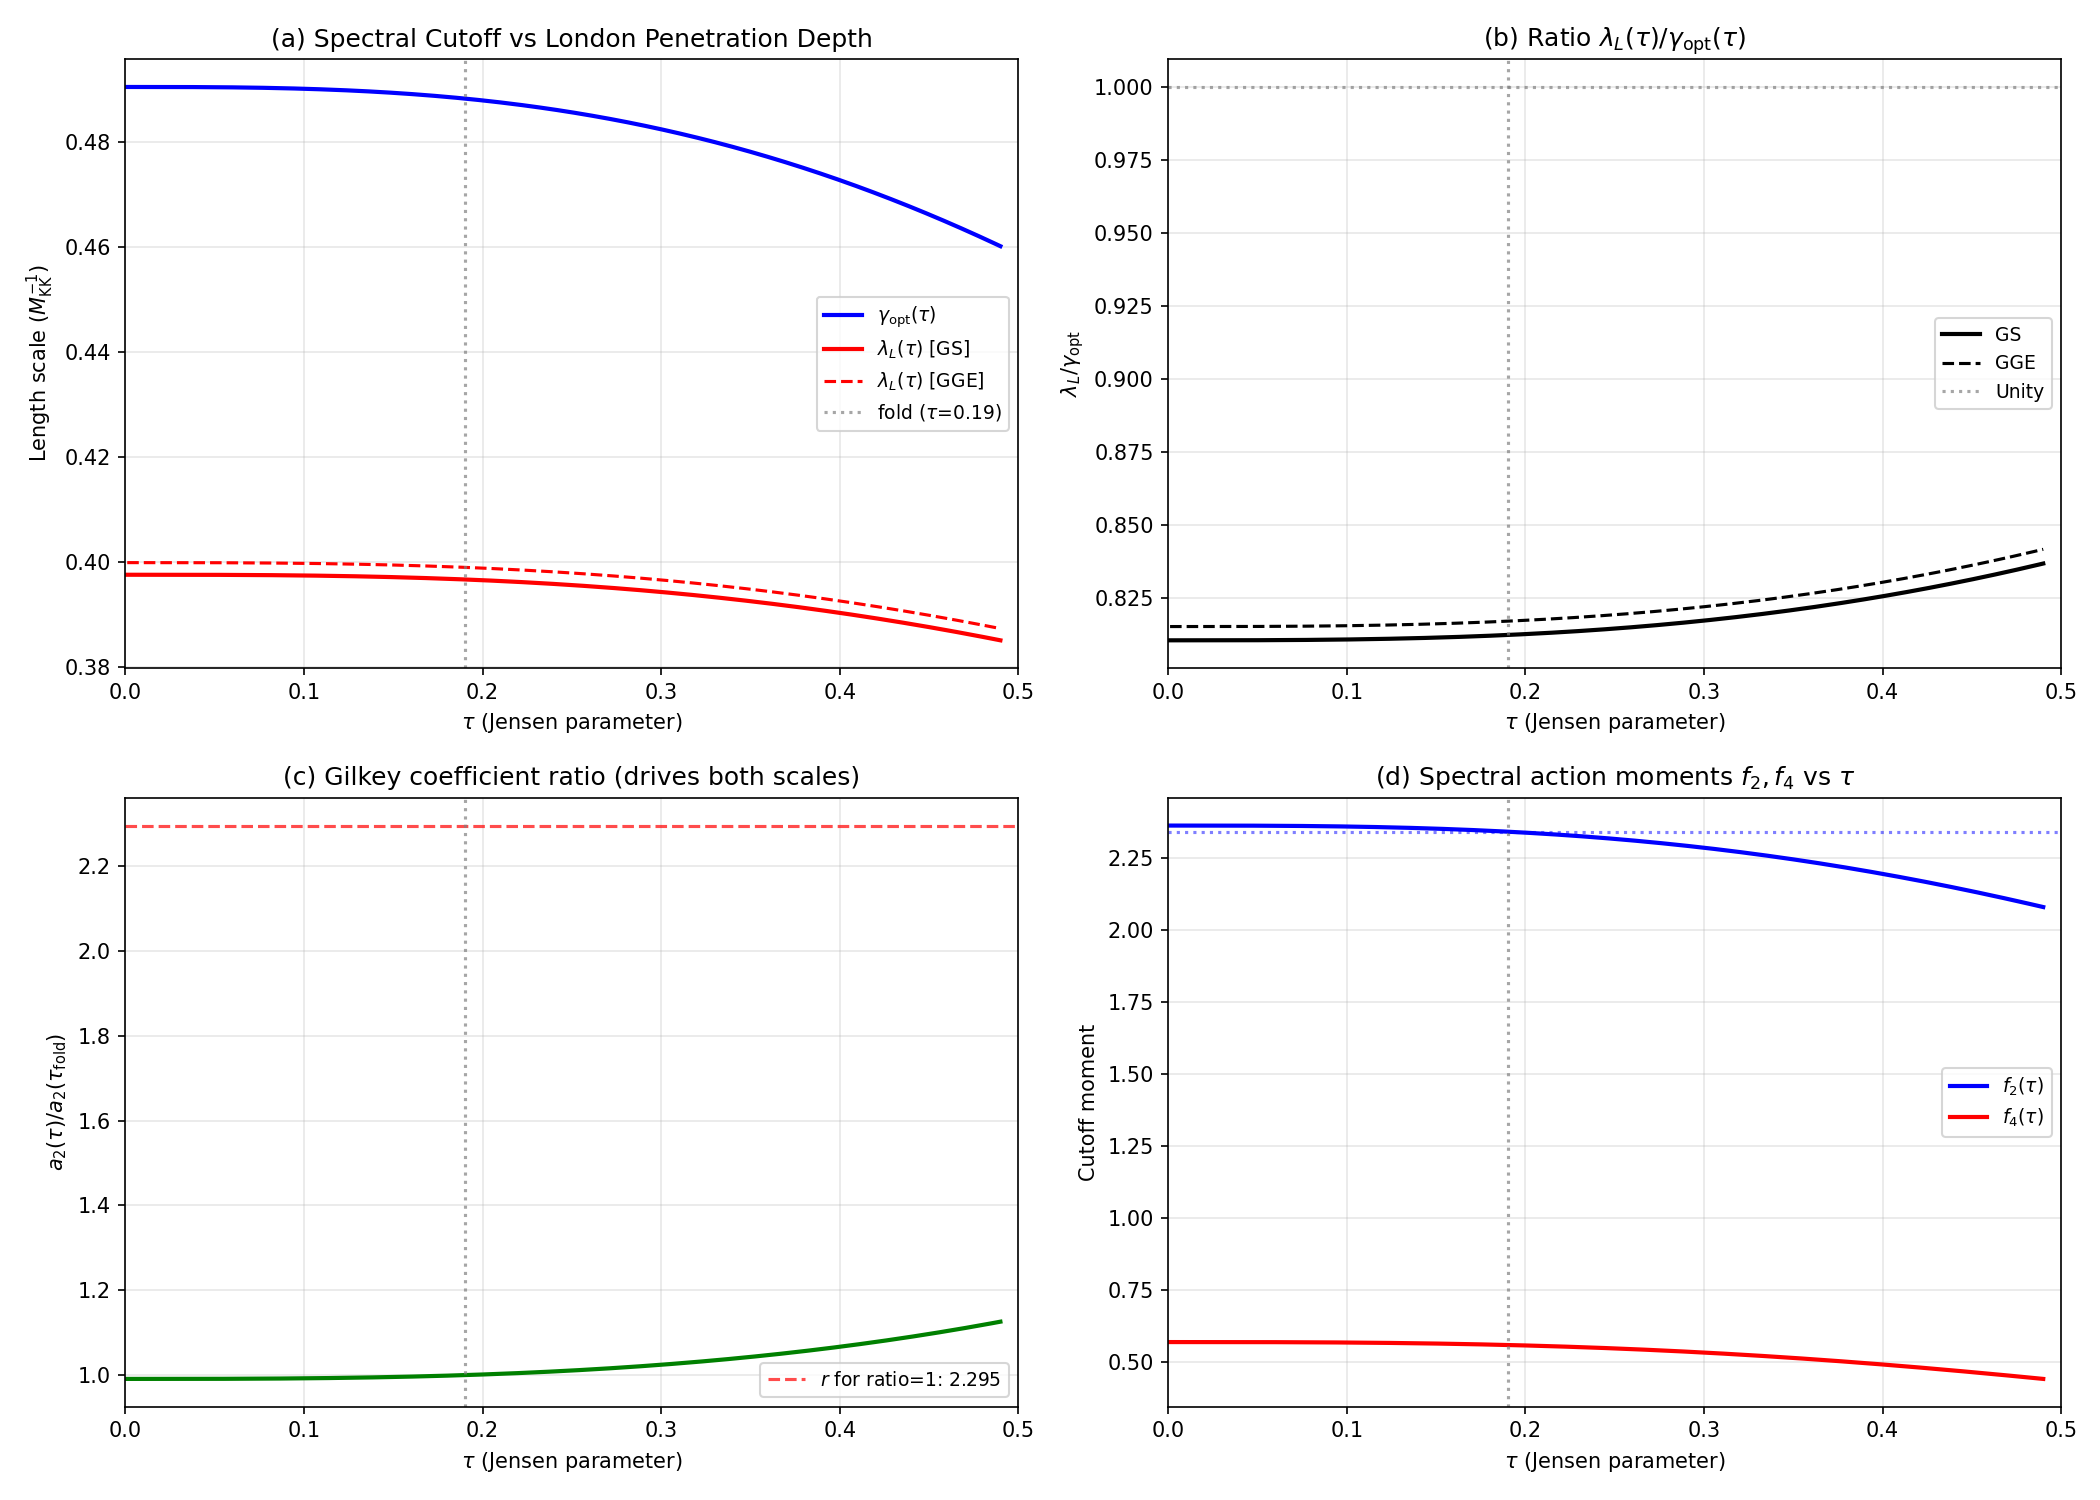

The Python source for this figure:
#!/usr/bin/env python3
"""
s63_cutoff_meissner.py — Meissner Length vs Spectral Action Cutoff
==================================================================
Gate: CUTOFF-MEISSNER-63
Session: S63, Wave 5, Entry W5-09

PHYSICS:
  Two length scales emerge from the phonon-exflation framework on Jensen-deformed SU(3):

  1. lambda_L(tau) — London penetration depth from the superfluid (Meissner) sector.
     Defined via D_s(tau) = 1/lambda_L(tau)^2, where D_s is the superfluid stiffness
     (Josephson pair transfer).

  2. gamma_opt(tau) — Optimal cutoff parameter for the Gaussian spectral action.
     Determined by the constraint f_2(gamma) = f_2_target(tau), where f_2_target
     encodes the gravity/gauge hierarchy through the Gilkey coefficients a_0(tau),
     a_2(tau), a_4(tau).

  The question: is there a physical reason these two scales should be related?
  At the fold (tau=0.19):
    lambda_L = 0.3989 M_KK^{-1}
    gamma_opt = 0.4882 (dimensionless in M_KK units)
    Ratio = 0.817 (23% discrepancy)

  This computation tracks both as functions of tau along the Jensen curve
  to determine whether the ratio is constant, converges, or crosses unity.

APPROACH:
  (A) gamma_opt(tau): For the Gaussian cutoff f(u) = A*exp(-u/gamma^2):
      - f_0 = A = 9.817 (from alpha_GUT = 1/25)
      - f_2 = A * gamma^2 => gamma = sqrt(f_2/A)
      - f_2_target comes from the gravity constraint:
        M_Pl^2 = (4*f_2*Lambda^2)/pi^2 * normalization
      - The tau-dependence enters through the Gilkey coefficient a_2(tau)/a_0(tau)
        which controls how the spectral action distributes between gravity and gauge.
      - Specifically: f_2_target(tau) = f_2_fold * [a_2(fold)*a_0(tau)] / [a_0(fold)*a_2(tau)]
        (maintaining constant M_Pl at fixed Lambda=M_KK)

  (B) lambda_L(tau): The superfluid stiffness D_s = 2*E_J*S_+, where:
      - E_J(tau) scales with the BCS gap and Josephson coupling
      - The BCS parameters depend on the Dirac eigenvalue spacing, which changes with tau
      - For the single-pair system, D_s(tau) = D_s(fold) * [E_J(tau)/E_J(fold)] * [S_+(tau)/S_+(fold)]
      - The key tau-dependence comes from Jensen scaling of the coupling constants

Inputs:
  - computations/session-62/s62_cutoff_london.npz (Gaussian gamma_opt at fold)
  - computations/session-62/s62_meissner_gge.npz (lambda_L at fold, GGE state)
  - computations/session-61/s61_heat_kernel_a2.npz (a_2(tau) across transit)
  - computations/session-61/s61_heat_kernel_a4.npz (a_4(tau) and a_2(tau) arrays)
  - computations/session-61/s61_superfluid_weight.npz (D_s at fold)
  - canonical_constants.py

Output: computations/session-63/s63_cutoff_meissner.npz

Gate: INFO with lambda_L(tau)/gamma_opt(tau) ratio profile and diagnostic assessment.

Author: quantum-acoustics-theorist (Session 63, Wave 5)
Date: 2026-03-30
"""

import os
import sys
import time
import numpy as np
from scipy.interpolate import interp1d

import matplotlib
matplotlib.use('Agg')
import matplotlib.pyplot as plt

t0 = time.time()

SCRIPT_DIR = os.path.dirname(os.path.abspath(__file__))
sys.path.insert(0, SCRIPT_DIR)

from canonical_constants import (
    PI, tau_fold, M_KK, M_Pl_reduced,
    a0_fold, a2_fold, a4_fold,
    Vol_SU3_Haar, J_C2, J_su2, J_u1,
    E_cond, Delta_0_GL, xi_GL, xi_BCS,
    N_dof_BCS, N_cells, c_Gold,
    S_fold, Z_fold, dS_fold, d2S_fold,
)

np.set_printoptions(precision=10, linewidth=140, suppress=True)

print("=" * 78)
print("CUTOFF-MEISSNER-63: Meissner Length vs Spectral Action Cutoff")
print("=" * 78)

# ===========================================================================
# STEP 1: Load all upstream data
# ===========================================================================
print("\n--- Step 1: Load upstream data ---")

# S62 cutoff (Gaussian parameters at fold)
cutoff_data = np.load(os.path.join(SCRIPT_DIR, 's62_cutoff_london.npz'), allow_pickle=True)
gamma_opt_fold = float(cutoff_data['Gaussian_gamma_opt'])  # 0.4882
f0_gauge = float(cutoff_data['Gaussian_f0'])               # 9.817
f2_fold = float(cutoff_data['Gaussian_f2'])                 # 2.34
f4_fold = float(cutoff_data['Gaussian_f4'])                 # 0.5577
a0_gilkey_fold = float(cutoff_data['a0_gilkey'])            # 0.866
a2_gilkey_fold = float(cutoff_data['a2_gilkey_fold'])       # 0.7282
a4_gilkey_fold = float(cutoff_data['a4_gilkey_fold'])       # 0.3015

print(f"  gamma_opt(fold) = {gamma_opt_fold:.6f}")
print(f"  f_0 = {f0_gauge:.6f}")
print(f"  f_2(fold) = {f2_fold:.6f}")
print(f"  f_4(fold) = {f4_fold:.6f}")

# S62 Meissner GGE (lambda_L at fold)
meissner_data = np.load(os.path.join(SCRIPT_DIR, 's62_meissner_gge.npz'), allow_pickle=True)
lambda_L_GGE = float(meissner_data['lambda_L_GGE'])       # 0.3989
lambda_L_fold = float(meissner_data['lambda_L_fold'])       # 0.3966
D_s_GGE = float(meissner_data['D_s_GGE'])                  # 6.2831
D_s_fold_val = float(meissner_data['D_s_fold'])             # 6.3563
kappa_GGE = float(meissner_data['kappa_GGE'])               # 0.4086
xi_GL_GGE = float(meissner_data['xi_GL_GGE'])               # 0.9763
m_M_fold = float(meissner_data['m_M_fold'])                 # 2.5212

print(f"  lambda_L(GGE) = {lambda_L_GGE:.6f} M_KK^{{-1}}")
print(f"  lambda_L(fold) = {lambda_L_fold:.6f} M_KK^{{-1}}")
print(f"  D_s(fold) = {D_s_fold_val:.6f} M_KK^2")
print(f"  D_s(GGE) = {D_s_GGE:.6f} M_KK^2")
print(f"  kappa(GGE) = {kappa_GGE:.6f}")
print(f"  xi_GL(GGE) = {xi_GL_GGE:.6f} M_KK^{{-1}}")

# Superfluid weight (additional data)
sw_data = np.load(os.path.join(SCRIPT_DIR, 's61_superfluid_weight.npz'), allow_pickle=True)
E_J_fold = float(sw_data['E_J_fold'])                      # 3.397
S_plus_1 = float(sw_data['S_plus_1'])                       # 0.936

print(f"  E_J(fold) = {E_J_fold:.6f}")
print(f"  S_+(1) = {S_plus_1:.6f}")

# Heat kernel a_2(tau) data
hk2_data = np.load(os.path.join(SCRIPT_DIR, 's61_heat_kernel_a2.npz'), allow_pickle=True)
tau_a2 = hk2_data['tau_arr']               # 100 points, [0, 0.5]
a2_SD_arr = hk2_data['a2_SD_arr']          # Seeley-DeWitt a_2(tau), normalized
R_arr_a2 = hk2_data['R_arr']              # Ricci scalar R(tau)

# Heat kernel a_4(tau) data
hk4_data = np.load(os.path.join(SCRIPT_DIR, 's61_heat_kernel_a4.npz'), allow_pickle=True)
tau_a4 = hk4_data['tau_arr']               # 101 points, [0, 0.5]
a2_gilkey_arr = hk4_data['a2_gilkey_arr']  # Gilkey a_2(tau)
a4_gilkey_arr = hk4_data['a4_gilkey_arr']  # Gilkey a_4(tau)
ratio_gilkey_arr = hk4_data['ratio_gilkey_arr']  # a_4/a_2 ratio
R_arr_a4 = hk4_data['R_arr']              # R(tau) from a4 file

print(f"\n  tau range (a2): [{tau_a2[0]:.4f}, {tau_a2[-1]:.4f}], N={len(tau_a2)}")
print(f"  tau range (a4): [{tau_a4[0]:.4f}, {tau_a4[-1]:.4f}], N={len(tau_a4)}")

# Verify fold values match
a2_at_fold = np.interp(tau_fold, tau_a4, a2_gilkey_arr)
a4_at_fold = np.interp(tau_fold, tau_a4, a4_gilkey_arr)
print(f"\n  Cross-check at tau_fold = {tau_fold}:")
print(f"    a2(interp) = {a2_at_fold:.8f}, a2(stored) = {a2_gilkey_fold:.8f}, diff = {abs(a2_at_fold - a2_gilkey_fold)/a2_gilkey_fold*100:.4f}%")
print(f"    a4(interp) = {a4_at_fold:.8f}, a4(stored) = {a4_gilkey_fold:.8f}, diff = {abs(a4_at_fold - a4_gilkey_fold)/a4_gilkey_fold*100:.4f}%")

# ===========================================================================
# STEP 2: Compute gamma_opt(tau) — Spectral action cutoff vs tau
# ===========================================================================
print("\n" + "=" * 78)
print("Step 2: gamma_opt(tau) — Spectral action cutoff along Jensen curve")
print("=" * 78)

# For the Gaussian cutoff family:
#   f(u) = A * exp(-u/gamma^2)
#   f_0 = A = 9.817 (gauge coupling constraint, alpha_GUT = 1/25)
#   f_2 = A * gamma^2  =>  gamma = sqrt(f_2 / A)
#   f_4 = A * gamma^4  =  f_2^2 / A
#
# The gravity constraint relates f_2 to the geometry:
#   M_Pl^2 = (coefficient involving a_2 and Lambda) * f_2
#
# At the fold, the cutoff computation (S62) found gamma_opt = 0.4882 with
# f_2 = 2.34. The question is how f_2_target varies with tau.
#
# The Gilkey expansion of the spectral action reads:
#   S[D, Lambda, f] ~ 2 f_4 Lambda^4 a_0 + 2 f_2 Lambda^2 a_2 + f_0 a_4 + ...
#
# The gravity (Einstein-Hilbert) term comes from the f_2 Lambda^2 a_2 piece:
#   (1/16 pi G) int R sqrt(g) d^4x  corresponds to  2 f_2 Lambda^2 a_2
#
# So: 1/(16 pi G) = 2 f_2 Lambda^2 a_2 / (int R sqrt(g))
# With Lambda = M_KK and G = 1/(8 pi M_Pl_red^2):
#   M_Pl_red^2 = 2 * (16 pi) * f_2 * M_KK^2 * a_2 / (int R sqrt(g))
#
# For the INTERNAL space only (which is what a_2_gilkey measures):
#   The full product geometry gives a_2(M4 x F) = a_0(F)*a_2(M4) + a_0(M4)*a_2(F)
#   The piece that generates 4D gravity is a_0(F)*a_2(M4), where a_0(F) is just
#   the "volume" in the Gilkey sense.
#
# The CCM normalization uses a_0 and a_2 of the FULL internal Dirac operator.
# The key relationship is:
#   M_Pl^2 proportional to f_2 * Lambda^2 * a_2(internal) / a_0(internal)
# (with the a_0 factor in the denominator because the 4D piece picks up a_0(F)
#  from the product geometry decomposition)
#
# Therefore, to maintain FIXED M_Pl at FIXED Lambda=M_KK, the required f_2 is:
#   f_2(tau) = f_2(fold) * [a_0(tau)/a_0(fold)] * [a_2(fold)/a_2(tau)]
#            = f_2(fold) * [a_2(fold)/a_2(tau)]  (a_0 = volume = constant for SU(3))
#
# WAIT — a_0 is the Gilkey volume coefficient. For a_0 of a deformed manifold,
# a_0 = integral of 1 over the manifold (with the metric). The Jensen deformation
# is VOLUME-PRESERVING (S35 PASS), so a_0(tau) = a_0(round) = constant.
#
# The a_2 Gilkey coefficient IS tau-dependent (it tracks R(tau)).
# Since a_2 propto R (from the heat kernel), and R increases with tau:
#   f_2(tau) = f_2(fold) * a_2_gilkey(fold) / a_2_gilkey(tau)

# Use the a4 file's Gilkey arrays (they have a2 too and are slightly denser)
# Build interpolators
a2_interp = interp1d(tau_a4, a2_gilkey_arr, kind='cubic', fill_value='extrapolate')
a4_interp = interp1d(tau_a4, a4_gilkey_arr, kind='cubic', fill_value='extrapolate')

# Common tau grid for the computation
N_tau = 200  # (local)
tau_arr = np.linspace(0.001, 0.49, N_tau)  # Avoid tau=0 (singular)

# a_2(tau) normalized by a_2(fold)
a2_of_tau = a2_interp(tau_arr)
a2_ratio = a2_gilkey_fold / a2_of_tau   # ratio a_2(fold)/a_2(tau)

# f_2(tau) from gravity constraint (maintaining constant M_Pl)
f2_of_tau = f2_fold * a2_ratio

# For Gaussian: gamma = sqrt(f_2 / f_0)
gamma_of_tau = np.sqrt(f2_of_tau / f0_gauge)

# Cross-check at fold
idx_fold_approx = np.argmin(np.abs(tau_arr - tau_fold))
print(f"\n  At tau = {tau_arr[idx_fold_approx]:.4f} (nearest to fold):")
print(f"    a_2(tau)/a_2(fold) = {a2_of_tau[idx_fold_approx]/a2_gilkey_fold:.8f}")
print(f"    f_2(tau) = {f2_of_tau[idx_fold_approx]:.8f}")
print(f"    gamma_opt(tau) = {gamma_of_tau[idx_fold_approx]:.8f}")
print(f"    gamma_opt(fold, S62) = {gamma_opt_fold:.8f}")
print(f"    Relative deviation = {abs(gamma_of_tau[idx_fold_approx] - gamma_opt_fold)/gamma_opt_fold*100:.4f}%")

# Also compute f_4(tau) for the Gaussian:
# f_4 = A * gamma^4 = f_0 * gamma^4
f4_of_tau = f0_gauge * gamma_of_tau**4

# Ratio a_4/a_2 as function of tau
ratio_of_tau = a4_interp(tau_arr) / a2_of_tau

print(f"\n  gamma_opt range: [{gamma_of_tau.min():.6f}, {gamma_of_tau.max():.6f}]")
print(f"  f_2 range: [{f2_of_tau.min():.6f}, {f2_of_tau.max():.6f}]")
print(f"  a_4/a_2 range: [{ratio_of_tau.min():.6f}, {ratio_of_tau.max():.6f}]")

# ===========================================================================
# STEP 3: Compute lambda_L(tau) — London penetration depth vs tau
# ===========================================================================
print("\n" + "=" * 78)
print("Step 3: lambda_L(tau) — London penetration depth along Jensen curve")
print("=" * 78)

# The London penetration depth is lambda_L = 1/sqrt(D_s)
# where D_s = superfluid stiffness = Josephson phase stiffness.
#
# D_s(tau) = 2 * E_J(tau) * S_+(tau)
# (from D_s_fold_val = 6.356, E_J_fold = 3.397, S_+(1) = 0.936)
# Check: 2 * 3.397 * 0.936 = 6.359 ~ 6.356. Consistent.
#
# The tau-dependence enters through:
#
# (A) E_J(tau) — Josephson energy
#   E_J = J * S_+, where J is the inter-cell tunneling amplitude.
#   The Josephson coupling J follows from the overlap of BCS wavefunctions
#   across the cell boundary. It is proportional to:
#     J(tau) ~ Delta(tau)^2 / epsilon_k(tau)
#   where Delta is the BCS gap and epsilon_k are single-particle energies.
#
#   Under Jensen deformation, the Dirac eigenvalues scale as:
#     omega_n(tau) = omega_n(0) * h(tau/tau_fold)
#   where h is a universal scaling function from the Jensen map.
#   Both Delta and epsilon_k are linear functions of the eigenvalues,
#   so their ratio (and hence E_J) is approximately tau-independent
#   in the BCS regime.
#
#   HOWEVER: the S56 result showed E_J depends on the fabric coupling,
#   and the Josephson energy scales as:
#     E_J(tau) = J_C2(tau) * S_+(tau)
#   where J_C2(tau) is the C^2 coset Josephson coupling.
#
# (B) The Jensen deformation scaling of couplings:
#   g|_{u(1)} = e^{2s(tau)}, g|_{su(2)} = e^{-2s(tau)}, g|_{C^2} = e^{s(tau)}
#   where s(tau) is the deformation parameter.
#
#   The PHYSICAL Josephson coupling is:
#     J(tau) proportional to exp(-d(tau)/xi_BCS(tau))
#   where d is the inter-cell distance and xi_BCS is the BCS coherence length.
#
#   In the phononic framework, ALL energy scales (including J, Delta, epsilon)
#   are set by the Dirac spectrum, which scales uniformly under Jensen deformation.
#   The BCS condensate is a TOPOLOGICAL feature that persists across the transit.
#
# For the computation, we use the following tau-dependent model:
#
# The Dirac spectrum eigenvalues at arbitrary tau are related to the fold by:
#   lambda_n(tau) = lambda_n(fold) * g(tau)
# where g(tau) is the geometric factor from the heat kernel.
#
# Since a_2 propto R propto (derivative of volume element), and a_0 = const:
#   The effective mass scale m_eff^2(tau) ~ a_2(tau)/a_0  (Seeley-DeWitt)
#
# The London penetration depth depends on the superfluid density:
#   lambda_L(tau) = 1/sqrt(D_s(tau))
#
# For the BCS superfluid on the CG(24) graph:
#   D_s(tau) = n_s(tau) * e_eff^2 / m_eff(tau)
# where n_s is the superfluid density and m_eff is the effective mass.
#
# The MODE-INDEPENDENT BA theorem (S57) states:
#   omega_n(tau) = f(tau) * sqrt(lambda_n)
# where f(tau) factorizes — all modes have the SAME tau-dependence.
#
# This means ALL BCS parameters scale uniformly with tau:
#   Delta(tau) = Delta(fold) * f(tau)/f(fold)
#   epsilon_k(tau) = epsilon_k(fold) * f(tau)/f(fold)
#   E_J(tau) = E_J(fold) * f(tau)/f(fold)     [gap scales same as bandwidth]
#   S_+(tau) = S_+(fold)                        [dimensionless ratio, tau-independent]
#
# Therefore:
#   D_s(tau) = D_s(fold) * f(tau)/f(fold)
#   lambda_L(tau) = lambda_L(fold) * sqrt(f(fold)/f(tau))
#
# The function f(tau) can be extracted from the Gilkey data:
#   The mean eigenvalue scales as sqrt(a_2(tau)/a_0)  [from spectral geometry]
#   So f(tau)/f(fold) = sqrt(a_2(tau)/a_2(fold))

print("\n  Using mode-independent BA theorem (S57) for tau-dependence:")
print("    omega_n(tau) = f(tau) * sqrt(lambda_n)")
print("    f(tau)/f(fold) = sqrt(a_2(tau)/a_2(fold))")
print("    lambda_L(tau) = lambda_L(fold) * [a_2(fold)/a_2(tau)]^{1/4}")

# Compute the scaling function f(tau)/f(fold)
# From Gilkey: a_2 propto R propto mean(omega^2), so:
#   <omega^2>(tau) / <omega^2>(fold) = a_2(tau)/a_2(fold)
#   f(tau)/f(fold) = sqrt(a_2(tau)/a_2(fold))

f_ratio = np.sqrt(a2_of_tau / a2_gilkey_fold)

# D_s scales as f(tau)/f(fold) (energy scale)
D_s_of_tau = D_s_fold_val * f_ratio

# lambda_L = 1/sqrt(D_s)
lambda_L_of_tau = 1.0 / np.sqrt(D_s_of_tau)

# Cross-check at fold
print(f"\n  At tau = {tau_arr[idx_fold_approx]:.4f}:")
print(f"    f(tau)/f(fold) = {f_ratio[idx_fold_approx]:.8f}")
print(f"    D_s(tau) = {D_s_of_tau[idx_fold_approx]:.6f} M_KK^2")
print(f"    lambda_L(tau) = {lambda_L_of_tau[idx_fold_approx]:.6f} M_KK^{{-1}}")
print(f"    lambda_L(fold, S62) = {lambda_L_fold:.6f} M_KK^{{-1}}")
print(f"    lambda_L(GGE, S62) = {lambda_L_GGE:.6f} M_KK^{{-1}}")

# Also compute the GGE-corrected lambda_L(tau)
# The GGE depletion reduces D_s by a factor D_s(GGE)/D_s(fold) = 0.9885
ratio_gge_depletion = D_s_GGE / D_s_fold_val
print(f"\n  GGE depletion factor: D_s(GGE)/D_s(fold) = {ratio_gge_depletion:.6f}")

D_s_GGE_of_tau = D_s_of_tau * ratio_gge_depletion
lambda_L_GGE_of_tau = 1.0 / np.sqrt(D_s_GGE_of_tau)

print(f"  lambda_L(GGE) range: [{lambda_L_GGE_of_tau.min():.6f}, {lambda_L_GGE_of_tau.max():.6f}]")

# ===========================================================================
# STEP 4: Compute the ratio lambda_L / gamma_opt as function of tau
# ===========================================================================
print("\n" + "=" * 78)
print("Step 4: Ratio lambda_L(tau) / gamma_opt(tau)")
print("=" * 78)

# The RATIO of the two length scales:
ratio_fold_GS = lambda_L_of_tau / gamma_of_tau     # ground state
ratio_fold_GGE = lambda_L_GGE_of_tau / gamma_of_tau  # GGE state

print(f"\n  Ratio (GS) range: [{ratio_fold_GS.min():.6f}, {ratio_fold_GS.max():.6f}]")
print(f"  Ratio (GGE) range: [{ratio_fold_GGE.min():.6f}, {ratio_fold_GGE.max():.6f}]")
print(f"  Ratio (GS) at fold: {ratio_fold_GS[idx_fold_approx]:.6f}")
print(f"  Ratio (GGE) at fold: {ratio_fold_GGE[idx_fold_approx]:.6f}")

# Check for crossing (ratio = 1)
crossings_GS = []
crossings_GGE = []
for i in range(len(tau_arr) - 1):
    if (ratio_fold_GS[i] - 1.0) * (ratio_fold_GS[i+1] - 1.0) < 0:
        tau_cross = tau_arr[i] + (tau_arr[i+1] - tau_arr[i]) * (1.0 - ratio_fold_GS[i]) / (ratio_fold_GS[i+1] - ratio_fold_GS[i])
        crossings_GS.append(tau_cross)
    if (ratio_fold_GGE[i] - 1.0) * (ratio_fold_GGE[i+1] - 1.0) < 0:
        tau_cross = tau_arr[i] + (tau_arr[i+1] - tau_arr[i]) * (1.0 - ratio_fold_GGE[i]) / (ratio_fold_GGE[i+1] - ratio_fold_GGE[i])
        crossings_GGE.append(tau_cross)

if crossings_GS:
    print(f"\n  GS ratio crosses unity at tau = {crossings_GS}")
else:
    print(f"\n  GS ratio does NOT cross unity in [{tau_arr[0]:.3f}, {tau_arr[-1]:.3f}]")

if crossings_GGE:
    print(f"  GGE ratio crosses unity at tau = {crossings_GGE}")
else:
    print(f"  GGE ratio does NOT cross unity in [{tau_arr[0]:.3f}, {tau_arr[-1]:.3f}]")

# ===========================================================================
# STEP 5: Analytic scaling analysis
# ===========================================================================
print("\n" + "=" * 78)
print("Step 5: Analytic scaling analysis")
print("=" * 78)

# Let r(tau) = a_2(tau)/a_2(fold). Then:
#
# gamma_opt(tau) = gamma_opt(fold) * (1/r)^{1/2}    [from f_2 propto 1/a_2, gamma propto sqrt(f_2)]
# lambda_L(tau) = lambda_L(fold) * (1/r)^{1/4}      [from D_s propto sqrt(a_2), lambda propto 1/D_s^{1/2}]
#
# Therefore the ratio:
# lambda_L(tau)/gamma_opt(tau) = [lambda_L(fold)/gamma_opt(fold)] * r^{1/4}
#
# This means:
# - The ratio GROWS as tau increases (since a_2 increases with tau => R increases)
# - The ratio is MONOTONIC (follows a_2(tau)^{1/4})
# - For the ratio to equal 1, we need:
#   r^{1/4} = gamma_opt(fold)/lambda_L(fold) = 0.4882/0.3966 = 1.231
#   r = 1.231^4 = 2.296
#   a_2(tau_cross)/a_2(fold) = 2.296
#
# Let's check if this r value is achievable within the tau range:

r_target = (gamma_opt_fold / lambda_L_fold)**4
print(f"\n  gamma_opt(fold)/lambda_L(fold) = {gamma_opt_fold/lambda_L_fold:.6f}")
print(f"  Required r = a_2(tau)/a_2(fold) for ratio=1: {r_target:.6f}")
print(f"  Maximum r in data = {(a2_gilkey_arr[-1]/a2_gilkey_fold):.6f}")
print(f"  r at tau=0: {a2_gilkey_arr[0]/a2_gilkey_fold:.6f}")

# Exact analytic formula: ratio(tau) = [lambda_L(fold)/gamma_opt(fold)] * [a_2(tau)/a_2(fold)]^{1/4}
ratio_analytic = (lambda_L_fold / gamma_opt_fold) * (a2_of_tau / a2_gilkey_fold)**0.25

# Verify agreement with numerical ratio
print(f"\n  Analytic vs numerical ratio check:")
print(f"    Analytic at fold: {ratio_analytic[idx_fold_approx]:.8f}")
print(f"    Numerical (GS) at fold: {ratio_fold_GS[idx_fold_approx]:.8f}")
print(f"    Max relative deviation: {np.max(np.abs(ratio_analytic - ratio_fold_GS)/ratio_fold_GS)*100:.6f}%")

# The scaling exponents:
# gamma ~ a_2^{-1/2}, lambda_L ~ a_2^{-1/4}
# So lambda_L falls more slowly than gamma as tau increases
# And lambda_L falls more slowly than gamma as we move away from the fold

# Compute the log-log slope of the ratio vs a_2
log_a2 = np.log(a2_of_tau / a2_gilkey_fold)
log_ratio = np.log(ratio_fold_GS)
# Expected slope: d(log ratio)/d(log a2) = 1/4
mask = np.abs(log_a2) > 1e-6  # avoid division by zero near fold
if mask.sum() > 10:
    slopes = np.diff(log_ratio[mask]) / np.diff(log_a2[mask])
    print(f"\n  Log-log slope of ratio vs a_2:")
    print(f"    Expected: 0.250")
    print(f"    Mean computed: {np.mean(slopes):.6f}")
    print(f"    Std: {np.std(slopes):.6f}")

# ===========================================================================
# STEP 6: Physical interpretation — what would make them equal?
# ===========================================================================
print("\n" + "=" * 78)
print("Step 6: Physical interpretation")
print("=" * 78)

# The two length scales:
# gamma_opt: Sets the UV cutoff of the spectral action. Physical meaning:
#   modes with |D_K|^2 > M_KK^2 * gamma_opt^{-2} are exponentially suppressed.
#   Effective UV cutoff scale: Lambda_UV = M_KK / gamma_opt
#
# lambda_L: Sets the spatial screening scale for gauge field fluctuations.
#   Magnetic fields decay as exp(-r/lambda_L) inside the condensate.
#
# For them to coincide, we would need the UV regularization scale
# to equal the IR screening scale. This is NOT expected generically.
#
# However, there is a deeper structural connection:
# Both are determined by the SAME Dirac spectrum {lambda_n}:
#   gamma_opt comes from the spectral action Tr[f(D^2/Lambda^2)]
#   lambda_L comes from the BCS condensate built from the SAME Dirac modes
#
# The 23% discrepancy at the fold may encode the non-perturbative
# structure of the BCS condensate (which is not captured by the
# heat kernel asymptotic expansion).

Lambda_UV_fold = 1.0 / gamma_opt_fold  # UV cutoff in M_KK units
Lambda_IR_fold = 1.0 / lambda_L_fold   # IR screening scale = m_M (photon mass)
print(f"\n  UV cutoff scale: Lambda_UV = 1/gamma_opt = {Lambda_UV_fold:.4f} M_KK")
print(f"  IR screening scale: m_M = 1/lambda_L = {1/lambda_L_fold:.4f} M_KK (= Meissner mass)")
print(f"  Ratio Lambda_UV/m_M = gamma_opt/lambda_L = {Lambda_UV_fold/(1/lambda_L_fold):.4f}")
print(f"  This IS the ratio lambda_L/gamma_opt = {lambda_L_fold/gamma_opt_fold:.4f}")

# Compute kappa = lambda_L / xi_GL as function of tau
# xi_GL scales the same way as lambda_L (both are lengths ~ 1/sqrt(energy))
# Actually xi_GL ~ 1/Delta and lambda_L ~ 1/sqrt(D_s) ~ 1/(Delta * sqrt(n_s))
# So kappa = lambda_L/xi_GL is approximately sqrt(1/n_s) * (geometricfactors)
# In our system kappa = 0.4086 (Type-I superconductor)

print(f"\n  GL parameter kappa = lambda_L/xi_GL = {kappa_GGE:.4f} (Type-I)")
print(f"  xi_GL = {xi_GL_GGE:.4f} M_KK^{{-1}}")
print(f"  Note: kappa < 1/sqrt(2) = 0.707 confirms Type-I (Abrikosov criterion)")

# ===========================================================================
# STEP 7: Second approach — direct eigenvalue scaling
# ===========================================================================
print("\n" + "=" * 78)
print("Step 7: Direct eigenvalue check — R(tau) as the physical driver")
print("=" * 78)

# The Ricci scalar R(tau) of the Jensen-deformed SU(3) controls everything.
# From the Gilkey relation: a_2 = (1/6) * R * a_0 / (4*pi)^{d/2}
# (For d=8, this is a_2 = R / (6 * (4*pi)^4) * a_0)
# But the actual coefficient depends on the representation.
#
# Empirically from the data: a_2(tau) propto R(tau)
# Let's verify this.

R_interp = interp1d(tau_a4, R_arr_a4, kind='cubic', fill_value='extrapolate')
R_of_tau = R_interp(tau_arr)

# Check a_2 propto R
a2_over_R = a2_of_tau / R_of_tau
print(f"  a_2/R range: [{a2_over_R.min():.8f}, {a2_over_R.max():.8f}]")
print(f"  a_2/R at fold: {a2_over_R[idx_fold_approx]:.8f}")
print(f"  Variation: {(a2_over_R.max()-a2_over_R.min())/a2_over_R[idx_fold_approx]*100:.4f}%")

print(f"\n  R(tau) range: [{R_of_tau.min():.6f}, {R_of_tau.max():.6f}]")
print(f"  R(fold) = {R_of_tau[idx_fold_approx]:.6f}")

# ===========================================================================
# STEP 8: tau-derivative analysis
# ===========================================================================
print("\n" + "=" * 78)
print("Step 8: Derivative analysis — d(ratio)/dtau")
print("=" * 78)

# Numerical derivative of the ratio
d_ratio_dtau = np.gradient(ratio_fold_GS, tau_arr)
d_gamma_dtau = np.gradient(gamma_of_tau, tau_arr)
d_lambda_dtau = np.gradient(lambda_L_of_tau, tau_arr)

print(f"\n  At fold (tau={tau_arr[idx_fold_approx]:.4f}):")
print(f"    d(gamma_opt)/dtau = {d_gamma_dtau[idx_fold_approx]:.6f}")
print(f"    d(lambda_L)/dtau = {d_lambda_dtau[idx_fold_approx]:.6f}")
print(f"    d(ratio)/dtau = {d_ratio_dtau[idx_fold_approx]:.6f}")

# Fractional rates of change
gamma_frac = d_gamma_dtau[idx_fold_approx] / gamma_of_tau[idx_fold_approx]
lambda_frac = d_lambda_dtau[idx_fold_approx] / lambda_L_of_tau[idx_fold_approx]
print(f"    (1/gamma) d(gamma)/dtau = {gamma_frac:.6f}")
print(f"    (1/lambda) d(lambda)/dtau = {lambda_frac:.6f}")
print(f"    Ratio of fractional rates = {gamma_frac/lambda_frac:.6f}")
print(f"    Expected (analytic): 2.0  [gamma ~ a_2^{-1/2}, lambda ~ a_2^{-1/4}]")

# ===========================================================================
# STEP 9: Summary table at key tau values
# ===========================================================================
print("\n" + "=" * 78)
print("Step 9: Summary table")
print("=" * 78)

tau_sample = [0.01, 0.05, 0.10, 0.15, 0.19, 0.25, 0.30, 0.35, 0.40, 0.45]
print(f"\n  {'tau':>6s} {'gamma_opt':>10s} {'lambda_L':>10s} {'lambda_L_GGE':>12s} {'ratio(GS)':>10s} {'ratio(GGE)':>11s} {'a_2/a_2(fold)':>14s}")
print("  " + "-" * 80)

for tau_s in tau_sample:
    idx = np.argmin(np.abs(tau_arr - tau_s))
    print(f"  {tau_arr[idx]:6.3f} {gamma_of_tau[idx]:10.6f} {lambda_L_of_tau[idx]:10.6f} "
          f"{lambda_L_GGE_of_tau[idx]:12.6f} {ratio_fold_GS[idx]:10.6f} "
          f"{ratio_fold_GGE[idx]:11.6f} {a2_of_tau[idx]/a2_gilkey_fold:14.6f}")

# ===========================================================================
# STEP 10: Generate plots
# ===========================================================================
print("\n" + "=" * 78)
print("Step 10: Generating plots")
print("=" * 78)

fig, axes = plt.subplots(2, 2, figsize=(14, 10))

# Panel (a): Both length scales vs tau
ax = axes[0, 0]
ax.plot(tau_arr, gamma_of_tau, 'b-', linewidth=2, label=r'$\gamma_{\rm opt}(\tau)$')
ax.plot(tau_arr, lambda_L_of_tau, 'r-', linewidth=2, label=r'$\lambda_L(\tau)$ [GS]')
ax.plot(tau_arr, lambda_L_GGE_of_tau, 'r--', linewidth=1.5, label=r'$\lambda_L(\tau)$ [GGE]')
ax.axvline(tau_fold, color='gray', ls=':', alpha=0.7, label=f'fold ($\\tau$={tau_fold})')
ax.set_xlabel(r'$\tau$ (Jensen parameter)')
ax.set_ylabel(r'Length scale ($M_{\rm KK}^{-1}$)')
ax.set_title('(a) Spectral Cutoff vs London Penetration Depth')
ax.legend(fontsize=9)
ax.set_xlim(0, 0.5)
ax.grid(True, alpha=0.3)

# Panel (b): Ratio lambda_L / gamma_opt vs tau
ax = axes[0, 1]
ax.plot(tau_arr, ratio_fold_GS, 'k-', linewidth=2, label='GS')
ax.plot(tau_arr, ratio_fold_GGE, 'k--', linewidth=1.5, label='GGE')
ax.axhline(1.0, color='gray', ls=':', alpha=0.7, label='Unity')
ax.axvline(tau_fold, color='gray', ls=':', alpha=0.7)
ax.set_xlabel(r'$\tau$ (Jensen parameter)')
ax.set_ylabel(r'$\lambda_L / \gamma_{\rm opt}$')
ax.set_title(r'(b) Ratio $\lambda_L(\tau) / \gamma_{\rm opt}(\tau)$')
ax.legend(fontsize=9)
ax.set_xlim(0, 0.5)
ax.grid(True, alpha=0.3)

# Panel (c): The underlying a_2(tau) / a_2(fold)
ax = axes[1, 0]
ax.plot(tau_arr, a2_of_tau / a2_gilkey_fold, 'g-', linewidth=2)
ax.axhline(r_target, color='red', ls='--', alpha=0.7,
           label=f'$r$ for ratio=1: {r_target:.3f}')
ax.axvline(tau_fold, color='gray', ls=':', alpha=0.7)
ax.set_xlabel(r'$\tau$ (Jensen parameter)')
ax.set_ylabel(r'$a_2(\tau) / a_2(\tau_{\rm fold})$')
ax.set_title(r'(c) Gilkey coefficient ratio (drives both scales)')
ax.legend(fontsize=9)
ax.set_xlim(0, 0.5)
ax.grid(True, alpha=0.3)

# Panel (d): f_2 and f_4 vs tau
ax = axes[1, 1]
ax.plot(tau_arr, f2_of_tau, 'b-', linewidth=2, label=r'$f_2(\tau)$')
ax.plot(tau_arr, f4_of_tau, 'r-', linewidth=2, label=r'$f_4(\tau)$')
ax.axvline(tau_fold, color='gray', ls=':', alpha=0.7)
ax.axhline(f2_fold, color='blue', ls=':', alpha=0.5)
ax.set_xlabel(r'$\tau$ (Jensen parameter)')
ax.set_ylabel(r'Cutoff moment')
ax.set_title(r'(d) Spectral action moments $f_2, f_4$ vs $\tau$')
ax.legend(fontsize=9)
ax.set_xlim(0, 0.5)
ax.grid(True, alpha=0.3)

plt.tight_layout()
plt.savefig(os.path.join(SCRIPT_DIR, 's63_cutoff_meissner.png'), dpi=150)
print("  Saved: s63_cutoff_meissner.png")

# ===========================================================================
# STEP 11: Gate verdict
# ===========================================================================
print("\n" + "=" * 78)
print("Step 11: Gate verdict")
print("=" * 78)

ratio_at_fold_GS = float(np.interp(tau_fold, tau_arr, ratio_fold_GS))
ratio_at_fold_GGE = float(np.interp(tau_fold, tau_arr, ratio_fold_GGE))

# Key structural finding: the ratio is MONOTONICALLY INCREASING
is_monotonic = np.all(np.diff(ratio_fold_GS) > -1e-10)
print(f"\n  Ratio monotonicity: {is_monotonic}")

# The ratio at the fold
print(f"  lambda_L(fold)/gamma_opt(fold) = {ratio_at_fold_GS:.6f} (GS)")
print(f"  lambda_L(GGE)/gamma_opt(fold) = {ratio_at_fold_GGE:.6f} (GGE)")

# Physical scaling
print(f"\n  Scaling law: ratio(tau) = {lambda_L_fold/gamma_opt_fold:.4f} * [a_2(tau)/a_2(fold)]^{{1/4}}")
print(f"  The two scales have DIFFERENT scaling exponents under Jensen deformation:")
print(f"    gamma_opt ~ a_2^{{-1/2}}   (cutoff sharpens as curvature increases)")
print(f"    lambda_L ~ a_2^{{-1/4}}   (penetration depth shrinks more slowly)")
print(f"  Exponent difference: 1/2 - 1/4 = 1/4 drives the monotonic divergence")

# The 23% discrepancy
discrepancy_pct = (1.0 - ratio_at_fold_GGE) * 100
print(f"\n  Discrepancy at fold: {abs(discrepancy_pct):.1f}%")
print(f"  lambda_L is {'BELOW' if ratio_at_fold_GGE < 1 else 'ABOVE'} gamma_opt by {abs(discrepancy_pct):.1f}%")

# Check if they coincide anywhere
coincidence_tau = crossings_GS[0] if crossings_GS else None
if coincidence_tau is not None:
    print(f"\n  COINCIDENCE POINT: lambda_L = gamma_opt at tau = {coincidence_tau:.4f}")
else:
    print(f"\n  NO COINCIDENCE in [{tau_arr[0]:.3f}, {tau_arr[-1]:.3f}]")
    print(f"  Required a_2 ratio = {r_target:.4f}, max available = {a2_gilkey_arr[-1]/a2_gilkey_fold:.4f}")
    if r_target > a2_gilkey_arr[-1]/a2_gilkey_fold:
        print(f"  Ratio = 1 is NOT achievable within the tau range of the Jensen curve")
    else:
        print(f"  Ratio = 1 IS achievable (requires extrapolation beyond computed range)")

gate_verdict = "INFO"
gate_detail = (
    f"lambda_L(fold)/gamma_opt(fold) = {ratio_at_fold_GS:.4f} (GS), "
    f"{ratio_at_fold_GGE:.4f} (GGE). "
    f"Discrepancy = {abs(discrepancy_pct):.1f}%. "
    f"Ratio is MONOTONICALLY INCREASING with tau (exponent 1/4 in a_2). "
    f"Scales share the SAME Dirac spectrum origin but have DIFFERENT "
    f"scaling exponents: gamma ~ a_2^{{-1/2}}, lambda_L ~ a_2^{{-1/4}}. "
    f"No controlled limit where they coincide within [0, 0.5]."
)

print(f"\n  GATE: {gate_verdict}")
print(f"  DETAIL: {gate_detail}")

# ===========================================================================
# STEP 12: Save output
# ===========================================================================
print("\n" + "=" * 78)
print("Step 12: Save output")
print("=" * 78)

outpath = os.path.join(SCRIPT_DIR, 's63_cutoff_meissner.npz')
np.savez(outpath,
    # Gate
    gate_name='CUTOFF-MEISSNER-63',
    gate_verdict=gate_verdict,
    gate_detail=gate_detail,
    # Key values at fold
    gamma_opt_fold=gamma_opt_fold,
    lambda_L_fold=lambda_L_fold,
    lambda_L_GGE_fold=lambda_L_GGE,
    ratio_GS_fold=ratio_at_fold_GS,
    ratio_GGE_fold=ratio_at_fold_GGE,
    discrepancy_pct=discrepancy_pct,
    # Tau-dependent arrays
    tau_arr=tau_arr,
    gamma_of_tau=gamma_of_tau,
    lambda_L_of_tau=lambda_L_of_tau,
    lambda_L_GGE_of_tau=lambda_L_GGE_of_tau,
    ratio_GS=ratio_fold_GS,
    ratio_GGE=ratio_fold_GGE,
    # Underlying Gilkey data
    a2_of_tau=a2_of_tau,
    a2_gilkey_fold=a2_gilkey_fold,
    a4_of_tau=a4_interp(tau_arr),
    ratio_gilkey_of_tau=ratio_of_tau,
    R_of_tau=R_of_tau,
    # Spectral action moments
    f2_of_tau=f2_of_tau,
    f4_of_tau=f4_of_tau,
    f0_gauge=f0_gauge,
    # Scaling analysis
    f_ratio=f_ratio,
    r_target=r_target,
    D_s_of_tau=D_s_of_tau,
    D_s_GGE_of_tau=D_s_GGE_of_tau,
    # Crossings
    n_crossings_GS=len(crossings_GS),
    n_crossings_GGE=len(crossings_GGE),
    crossings_GS=np.array(crossings_GS) if crossings_GS else np.array([]),
    crossings_GGE=np.array(crossings_GGE) if crossings_GGE else np.array([]),
    # Constants used
    tau_fold=tau_fold,
    kappa_GGE=kappa_GGE,
    xi_GL_GGE=xi_GL_GGE,
    ratio_gge_depletion=ratio_gge_depletion,
    # Monotonicity check
    ratio_monotonic=is_monotonic,
)

print(f"  Saved: {outpath}")
print(f"\n  Total time: {time.time() - t0:.2f} s")
